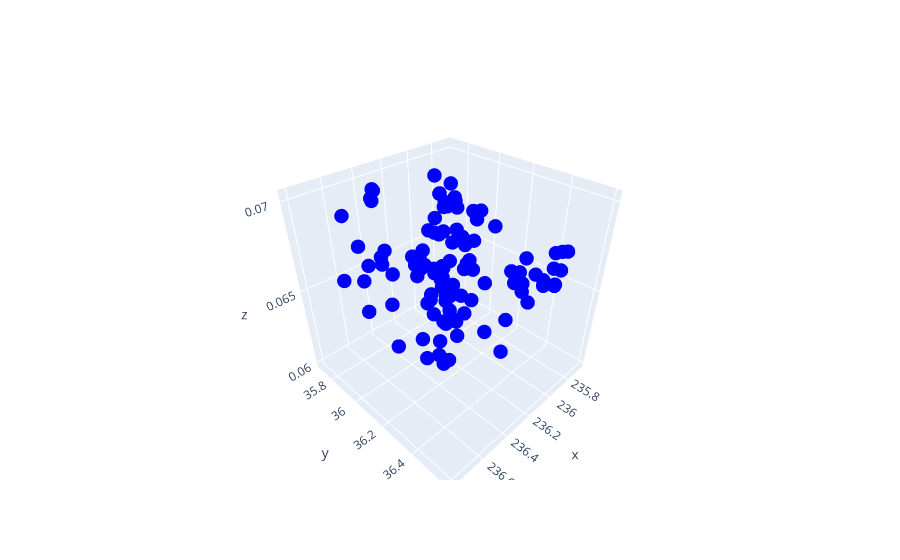

Here is the notebook cell this chart was saved with:
### Code cell
fig = go.Figure(data=go.Scatter3d(
    x=gab['ra'],
    y=gab['dec'],
    z=gab['z'],
    mode='markers',
    marker=dict(
        size=5,
        color='blue',
    ),
    name='Anggota Final'
))
fig.show()
